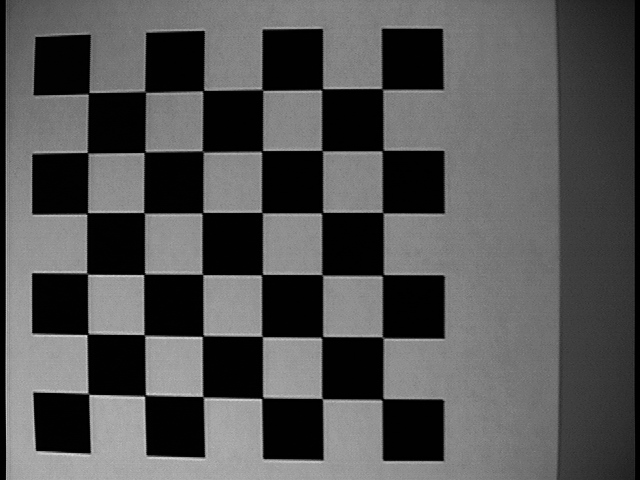
%> input picture data/checker.pgm, 640 x 480 px
$ octave ex10.m   (GNU Octave 9; MATLAB toolbox functions it lacks are replaced by stand-ins)
%> lines starting %> are read from the running program, lines starting %| are printed output that depends on the picture; in (x1, y1, x2, y2) boxes, pixels count from 0 and x2, y2 are one past the last pixel; in counts of white or black regions, pixels touching at a corner belong together; the program's own positions count from 1
addpath("lib/");

I = imread("data/checker.pgm");
%> I is the input picture: size 480x640 uint8; min 0, max 227, mean 83.1

h_u = [
  -1 0 1;
  -1 0 1;
  -1 0 1
];

h_v = [
  -1 -1 -1;
  0 0 0;
  1 1 1;
];

I_u = conv2(I, h_u);
I_v = conv2(I, h_v);
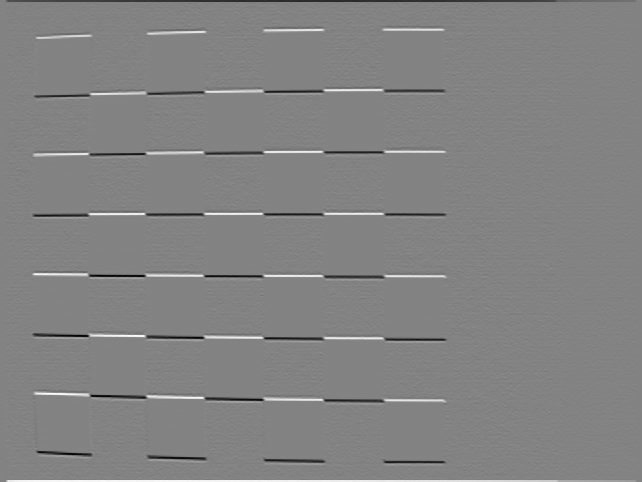
%> I_v: size 482x642 double; min -579, max 549, mean 0; drawn with min black and max white

sigma = 7;
dim = 5;
G = fspecial('gaussian', [dim dim], sigma);
A = conv2(I_u.^2, G);
B = conv2(I_u.*I_v, G);
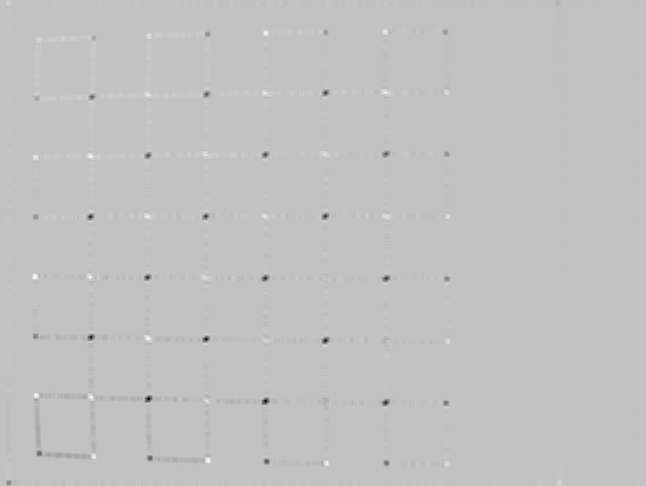
%> B: size 486x646 double; min -31708.9, max 9878.2, mean -44.6; drawn with min black and max white
C = conv2(I_v.^2, G);

C_mat = [A B; B C];
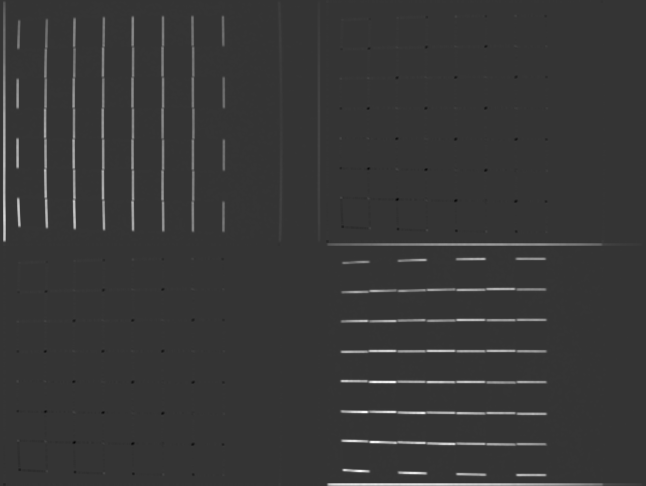
%> C_mat: size 972x1292 double (shown at 1/2 size); min -31708.9, max 121404.7, mean 1870.8; drawn with min black and max white

alpha = 0.04;
det = A.*C - B.^2;
trace = A + C;
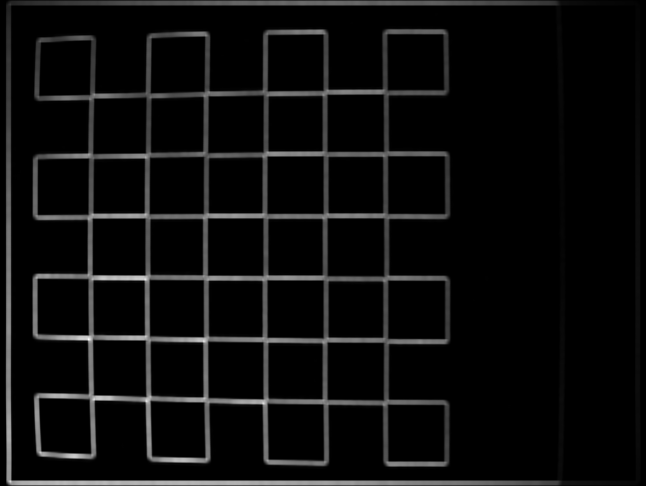
%> trace: size 486x646 double; min 0, max 147917.7, mean 7572.4; drawn with min black and max white

H = det - alpha*(trace.^2);
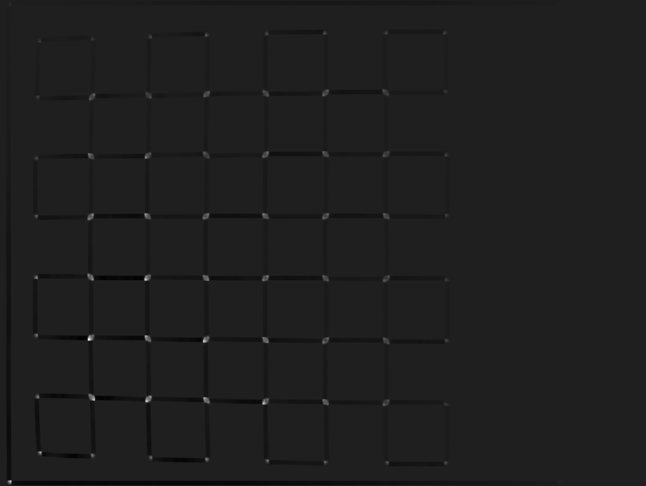
%> H: size 486x646 double; min -579368089.7, max 4.14e+09, mean -11001099.1; drawn with min black and max white
H_s = (median(H(:)) + max(H(:))) / 2^7;
%> H_s = 32355721.2

H_max = ordfilt2(H, dim*dim, ones(dim));

H = H >= max(H_s, H_max);
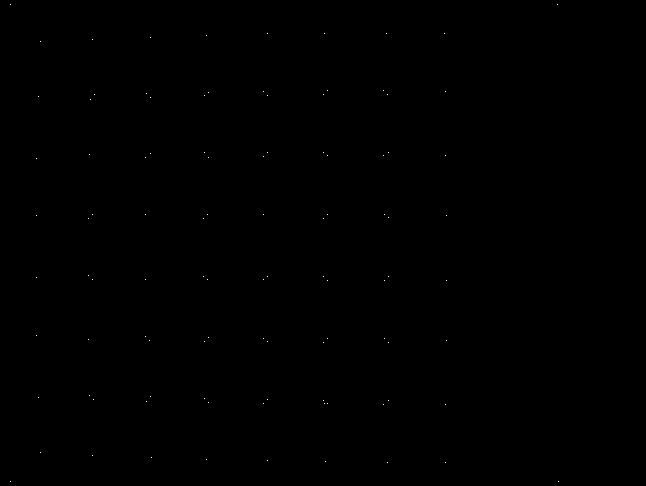
%> H: size 486x646 logical; 0.03% white in thin lines or dots, all inside (x1, y1, x2, y2) = (10, 4, 559, 482)

imshow(I);
hold on;
[y, x] = find(H);
%> y = 100 values from 5 to 482; x = 100 values from 11 to 559
plot(x, y, "r*");
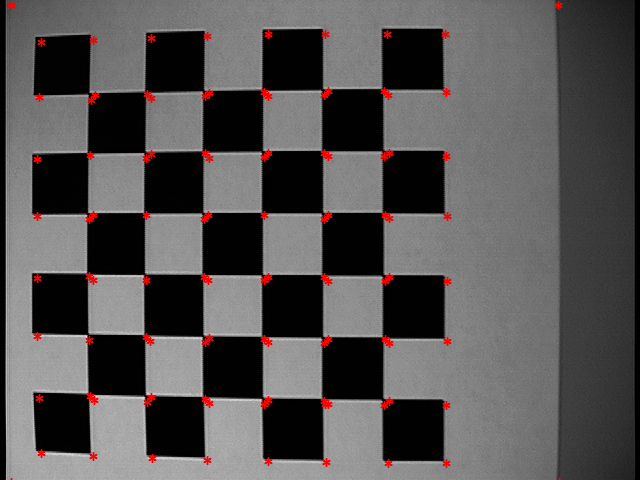
%> figure redrawn from the program's plot data
hold off;

$ run again, with data/t2.pgm copied over data/checker.pgm
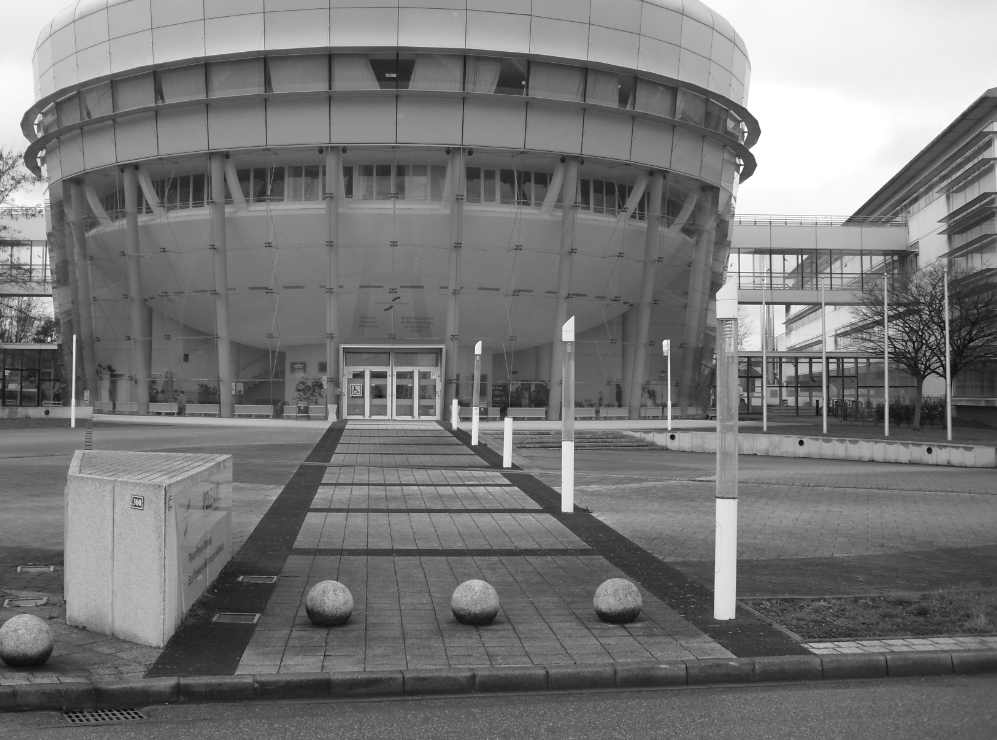
%> input picture data/t2.pgm, 997 x 740 px
%> I is the input picture: size 740x997 uint8; min 4, max 255, mean 119.1
%> `trace = A + C;`:
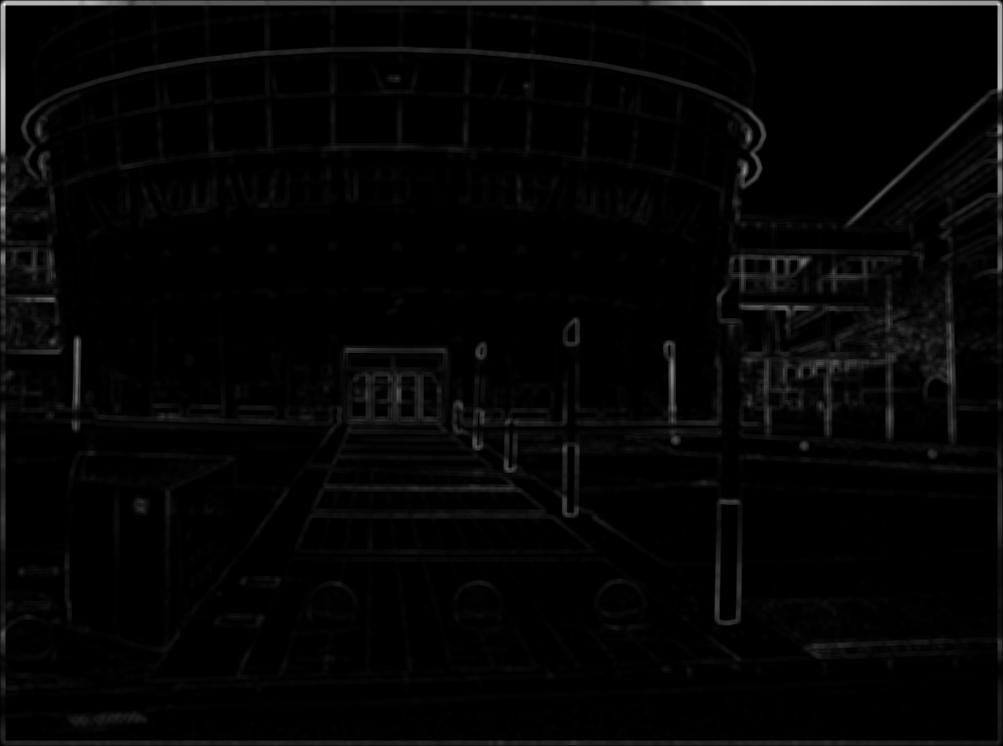
%> trace: size 746x1003 double; min 0, max 299477.5, mean 6191.7; drawn with min black and max white
%> H_s = 143724591.3
%> y = 364 values from 5 to 742; x = 364 values from 5 to 999
%> `plot(x, y, "r*");`:
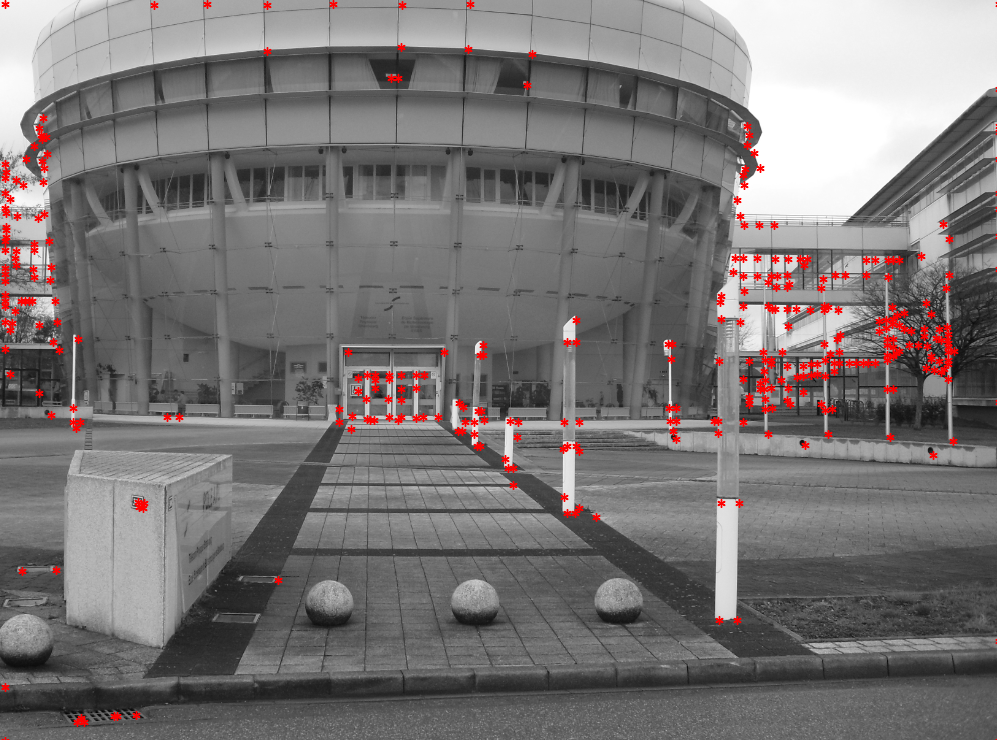
%> figure redrawn from the program's plot data
